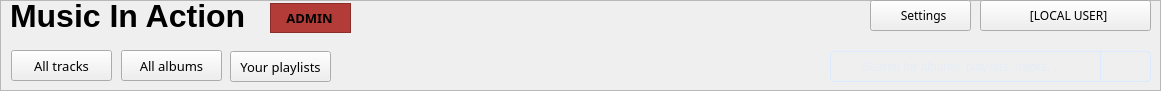
   <widget class="QFrame" name="header">
    <property name="geometry">
     <rect>
      <x>30</x>
      <y>20</y>
      <width>1161</width>
      <height>91</height>
     </rect>
    </property>
    <property name="frameShape">
     <enum>QFrame::StyledPanel</enum>
    </property>
    <property name="frameShadow">
     <enum>QFrame::Raised</enum>
    </property>
    <widget class="QPushButton" name="settings">
     <property name="geometry">
      <rect>
       <x>870</x>
       <y>0</y>
       <width>101</width>
       <height>31</height>
      </rect>
     </property>
     <property name="font">
      <font>
       <family>Work Sans</family>
       <pointsize>9</pointsize>
       <stylestrategy>PreferAntialias</stylestrategy>
       <hintingpreference>PreferFullHinting</hintingpreference>
      </font>
     </property>
     <property name="styleSheet">
      <string notr="true"/>
     </property>
     <property name="text">
      <string>  Settings</string>
     </property>
    </widget>
    <widget class="QPushButton" name="user_loggedin">
     <property name="geometry">
      <rect>
       <x>980</x>
       <y>0</y>
       <width>171</width>
       <height>31</height>
      </rect>
     </property>
     <property name="font">
      <font>
       <family>Work Sans</family>
       <pointsize>9</pointsize>
       <stylestrategy>PreferAntialias</stylestrategy>
       <hintingpreference>PreferFullHinting</hintingpreference>
      </font>
     </property>
     <property name="styleSheet">
      <string notr="true"/>
     </property>
     <property name="text">
      <string>  [LOCAL USER]</string>
     </property>
    </widget>
    <widget class="QPushButton" name="your_playlists">
     <property name="geometry">
      <rect>
       <x>230</x>
       <y>51</y>
       <width>101</width>
       <height>31</height>
      </rect>
     </property>
     <property name="font">
      <font>
       <family>Work Sans</family>
       <pointsize>10</pointsize>
       <stylestrategy>PreferAntialias</stylestrategy>
       <hintingpreference>PreferFullHinting</hintingpreference>
      </font>
     </property>
     <property name="styleSheet">
      <string notr="true"/>
     </property>
     <property name="text">
      <string>Your playlists</string>
     </property>
    </widget>
    <widget class="QLabel" name="title_text">
     <property name="geometry">
      <rect>
       <x>10</x>
       <y>0</y>
       <width>321</width>
       <height>31</height>
      </rect>
     </property>
     <property name="font">
      <font>
       <family>Segoe UI</family>
       <pointsize>24</pointsize>
       <bold>true</bold>
       <stylestrategy>PreferAntialias</stylestrategy>
       <hintingpreference>PreferFullHinting</hintingpreference>
      </font>
     </property>
     <property name="styleSheet">
      <string notr="true"/>
     </property>
     <property name="text">
      <string>Music In Action</string>
     </property>
    </widget>
    <widget class="QPushButton" name="all_tracks">
     <property name="geometry">
      <rect>
       <x>11</x>
       <y>50</y>
       <width>101</width>
       <height>31</height>
      </rect>
     </property>
     <property name="font">
      <font>
       <family>Work Sans</family>
       <pointsize>10</pointsize>
       <stylestrategy>PreferAntialias</stylestrategy>
       <hintingpreference>PreferFullHinting</hintingpreference>
      </font>
     </property>
     <property name="styleSheet">
      <string notr="true"/>
     </property>
     <property name="text">
      <string>All tracks</string>
     </property>
    </widget>
    <widget class="QPushButton" name="all_albums">
     <property name="geometry">
      <rect>
       <x>121</x>
       <y>50</y>
       <width>101</width>
       <height>31</height>
      </rect>
     </property>
     <property name="font">
      <font>
       <family>Work Sans</family>
       <pointsize>10</pointsize>
       <stylestrategy>PreferAntialias</stylestrategy>
       <hintingpreference>PreferFullHinting</hintingpreference>
      </font>
     </property>
     <property name="styleSheet">
      <string notr="true"/>
     </property>
     <property name="text">
      <string>All albums</string>
     </property>
    </widget>
    <widget class="QFrame" name="search_widget_frame">
     <property name="geometry">
      <rect>
       <x>830</x>
       <y>51</y>
       <width>321</width>
       <height>31</height>
      </rect>
     </property>
     <property name="styleSheet">
      <string notr="true">border: 1px solid #DBEAFE;
border-radius: 4px;</string>
     </property>
     <property name="frameShape">
      <enum>QFrame::StyledPanel</enum>
     </property>
     <property name="frameShadow">
      <enum>QFrame::Raised</enum>
     </property>
     <widget class="QLineEdit" name="search_widget">
      <property name="geometry">
       <rect>
        <x>30</x>
        <y>0</y>
        <width>241</width>
        <height>31</height>
       </rect>
      </property>
      <property name="styleSheet">
       <string notr="true">border: 0;
padding: 0;
color: #DBEAFE;
background: transparent;</string>
      </property>
      <property name="text">
       <string extracomment="Search for a track you know"/>
      </property>
      <property name="placeholderText">
       <string>Search for albums, playlists, tracks, ...</string>
      </property>
     </widget>
     <widget class="QPushButton" name="search_submit">
      <property name="geometry">
       <rect>
        <x>270</x>
        <y>0</y>
        <width>51</width>
        <height>31</height>
       </rect>
      </property>
      <property name="cursor">
       <cursorShape>PointingHandCursor</cursorShape>
      </property>
      <property name="styleSheet">
       <string notr="true">border-top-left-radius: 0;
border-bottom-left-radius: 0;</string>
      </property>
      <property name="text">
       <string/>
      </property>
     </widget>
    </widget>
    <widget class="QFrame" name="adminModeRoleFrame">
     <property name="geometry">
      <rect>
       <x>270</x>
       <y>3</y>
       <width>81</width>
       <height>30</height>
      </rect>
     </property>
     <property name="styleSheet">
      <string notr="true">background: #B33C39;</string>
     </property>
     <property name="frameShape">
      <enum>QFrame::StyledPanel</enum>
     </property>
     <property name="frameShadow">
      <enum>QFrame::Raised</enum>
     </property>
     <widget class="QLabel" name="label">
      <property name="geometry">
       <rect>
        <x>4</x>
        <y>5</y>
        <width>71</width>
        <height>20</height>
       </rect>
      </property>
      <property name="font">
       <font>
        <family>Work Sans</family>
        <pointsize>10</pointsize>
        <bold>true</bold>
        <stylestrategy>PreferAntialias</stylestrategy>
        <hintingpreference>PreferFullHinting</hintingpreference>
       </font>
      </property>
      <property name="text">
       <string>ADMIN</string>
      </property>
      <property name="alignment">
       <set>Qt::AlignCenter</set>
      </property>
     </widget>
    </widget>
   </widget>
